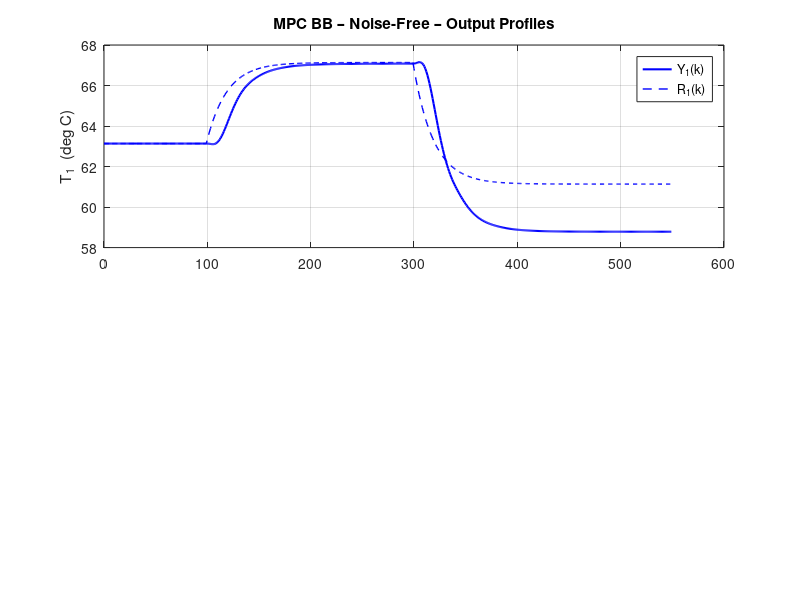

This chart was generated by the following MATLAB code: (Note: this script raises an error after producing the figure.)
clear all
close all
clc

global TCL

%% ── 0.  Load models ──────────────────────────────────────────────────────
load TCL_MechModel_Parameters.mat   % TCL struct (Ys, Us, R, Xs, Samp_T, C_mat, gama, phy)
load TCL_BlackBox_OE_SS.mat         % idmod struct

% Black-box model matrices (perturbation form, discrete time)
A  = idmod.phy;
B  = idmod.gama;
C  = idmod.C_mat;
D  = idmod.D_mat;
Ts = idmod.samp_T;   % 4 s

[n_op, n_st] = size(C);
[~,    n_ip] = size(B);

% Operating point from mechanistic model identification
Ys = TCL.Ys(:);   % 2x1 deg C
Us = TCL.Us(:);   % 2x1 %

fprintf('=== TCL Black-Box MPC ===\n');
fprintf('  State dim n_st = %d,  Inputs n_ip = %d,  Outputs n_op = %d\n', n_st, n_ip, n_op);
fprintf('  Operating point:  T1_ss = %.2f degC   T2_ss = %.2f degC\n', Ys(1), Ys(2));
fprintf('  Operating point:  H1_ss = %.2f %%      H2_ss = %.2f %%\n\n', Us(1), Us(2));

%% ── 1.  MPC Tuning Parameters ────────────────────────────────────────────
Np    = 15;                           % prediction horizon (samples)
Nc    = 5;                            % control horizon   (samples)

Wx    = diag([15.0,  15.0]);             % output tracking weight   (n_op x n_op)
Wu    = diag([0.1, 0.1]);             % absolute input weight    (n_ip x n_ip)
Wdelu = diag([1.0, 1.0]);             % input-move weight        (n_ip x n_ip)

fprintf('=== MPC Tuning ===\n');
fprintf('  Np = %d,  Nc = %d,  Ts = %g s\n', Np, Nc, Ts);
fprintf('  Wx    = diag([%.1f %.1f])\n', Wx(1,1), Wx(2,2));
fprintf('  Wu    = diag([%.2f %.2f])\n', Wu(1,1), Wu(2,2));
fprintf('  Wdelu = diag([%.1f %.1f])\n\n', Wdelu(1,1), Wdelu(2,2));

%% ── 2.  Kalman Filter Design ─────────────────────────────────────────────
Q_kf = 1e-3 * eye(n_st);
R_kf = TCL.R;                        % measurement noise covariance from PRBS

% Steady-state Kalman gain via DARE
[~, ~, L_kf] = dare(A', C', Q_kf, R_kf);
L_kf = L_kf';                        % n_st x n_op  observer gain

fprintf('Kalman gain L_kf computed (DARE).\n\n');

%% ── 3.  Steady-State Target Computation ────────────────────────────────
M_ss  = [(eye(n_st) - A), -B ; C, zeros(n_op, n_ip)];
rhs0  = zeros(n_st + n_op, 1);      % template; rhs(n_st+1:end) = delta_r

% Pre-invert (use pinv for robustness with black-box models)
M_ss_inv = pinv(M_ss);

fprintf('Steady-state target gain M_ss_inv pre-computed.\n\n');

%% ── 4.  Pre-compute MPC Gain Matrices ──────────────────────────────────

A_aug = [A, B; zeros(n_ip, n_st), eye(n_ip)];
B_aug = [B; eye(n_ip)];
C_aug = [C, zeros(n_op, n_ip)];

n_aug = n_st + n_ip;

% Build Psi (Np*n_op x n_aug) and Theta (Np*n_op x Nc*n_ip)
Psi   = zeros(Np*n_op, n_aug);
Theta = zeros(Np*n_op, Nc*n_ip);

A_aug_pow = eye(n_aug);
for i = 1:Np
    A_aug_pow       = A_aug_pow * A_aug;
    rows_i          = (i-1)*n_op + 1 : i*n_op;
    Psi(rows_i, :)  = C_aug * A_aug_pow;

    % Theta columns: column block j covers control move j
    for j = 1:min(i, Nc)
        rows_ij         = rows_i;
        cols_j          = (j-1)*n_ip + 1 : j*n_ip;
        A_aug_ij        = eye(n_aug);
        for ii = 1:i-j
            A_aug_ij = A_aug_ij * A_aug;
        end
        Theta(rows_ij, cols_j) = C_aug * A_aug_ij * B_aug;
    end
end

% Block-diagonal weight matrices over horizon
Wx_bar    = kron(eye(Np), Wx);
Wu_bar    = kron(eye(Nc), Wu);
Wdelu_bar = kron(eye(Nc), Wdelu);

H_qp  = Theta' * Wx_bar * Theta + Wdelu_bar;
K_mpc = (H_qp \ (Theta' * Wx_bar));         % Nc*n_ip x Np*n_op
K_mpc = K_mpc(1:n_ip, :);                   % keep only FIRST move block

fprintf('MPC gain matrices computed  (Np=%d, Nc=%d).\n\n', Np, Nc);

%% ── 5.  Experiment Timing (identical to PI servo files) ─────────────────
N        = 550;
k_warmup = 30;
k_settle = 100;
k_step1  = 101;
k_step2  = 301;

delta_r_step1 = [ +4; -2 ];
delta_r_step2 = [ -2; +4 ];

kT    = (0:N-1)';
t_sec = kT * Ts;

u_H = [100; 100] - Us;    % upper perturbation bound
u_L = [  0;   0] - Us;    % lower perturbation bound

fprintf('=== Experiment Timing ===\n');
fprintf('  N = %d samples,  Total = %.1f min\n', N, N*Ts/60);
fprintf('  Warm-up k=1..%d,  Settle k=%d..%d\n', k_warmup, k_warmup+1, k_settle);
fprintf('  Step1   k=%d..%d,  Step2 k=%d..%d\n\n', k_step1, k_step2-1, k_step2, N);

%  Plant_Sim = 0  →  nonlinear ODE via ode45  (DEFAULT — consistent with
%                     TCL_PI_ServoDesign_Simulation.m Plant_Sim=0)
%  Plant_Sim = 1  →  linear black-box SS model
Plant_Sim = 1;

if Plant_Sim == 0
    fprintf('Plant model: NONLINEAR ODE (ode45)  [default]\n\n');
else
    fprintf('Plant model: LINEAR black-box SS\n\n');
end

%% ── 6.  Filter Parameters (SAME as PI servo files) ──────────────────────
beta_r = 0.95;   phy_r = beta_r * eye(n_op);
alfa_e = 0.95;   phy_e = alfa_e * eye(n_op);

%% ── 7.  Run simulation for Noise_ON = 0 and 1 ───────────────────────────
for Noise_ON = 0:1

    if Noise_ON
        fprintf('\n====  Noisy Simulation  ====\n\n');
        rng(42);
        vk = mvnrnd(zeros(n_op,1), TCL.R, N)';
        fig_offset = 4;
        run_label  = 'Noisy';
    else
        fprintf('\n====  Noise-Free Simulation  ====\n\n');
        vk = zeros(n_op, N);
        fig_offset = 0;
        run_label  = 'Noise-Free';
    end

    % ── Allocate ─────────────────────────────────────────────────────────
    xk_hat = zeros(n_st, N);     % Kalman state estimate
    uk     = zeros(n_ip, N);     % input perturbation
    yk     = zeros(n_op, N);     % output perturbation (measured)
    rk_f   = zeros(n_op, N);     % filtered setpoint perturbation
    ek_f   = zeros(n_op, N);     % filtered error
    xs_k   = zeros(n_st, N);     % SS target state
    us_k   = zeros(n_ip, N);     % SS target input
    xk_true= zeros(n_st, N);     % true plant state perturbation (linear sim)

    u_prev = zeros(n_ip, 1);

    % ── Main loop ─────────────────────────────────────────────────────────
    for k = 1:N

        % ---- Setpoint schedule ------------------------------------------
        if k < k_step1
            rk = zeros(n_op, 1);
        elseif k < k_step2
            rk = delta_r_step1;
        else
            rk = delta_r_step2;
        end

        % ---- Setpoint filter --------------------------------------------
        if k == 1
            rk_f(:,k) = (eye(n_op) - phy_r) * rk;
        else
            rk_f(:,k) = phy_r * rk_f(:,k-1) + (eye(n_op) - phy_r) * rk;
        end

        % ---- Error and innovation filter --------------------------------
        raw_ek    = rk_f(:,k) - yk(:,k);
        if k == 1
            ek_f(:,k) = (eye(n_op) - phy_e) * raw_ek;
        else
            ek_f(:,k) = phy_e * ek_f(:,k-1) + (eye(n_op) - phy_e) * raw_ek;
        end

        % ---- Steady-state targets ---------------------------------------
        rhs      = [zeros(n_st,1); rk_f(:,k)];
        xus      = M_ss_inv * rhs;
        xs_k(:,k)= xus(1:n_st);
        us_k(:,k)= xus(n_st+1:end);

        % ---- Warm-up: heaters OFF ---------------------------------------
        if k <= k_warmup
            uk(:,k)  = zeros(n_ip,1);
            u_prev   = zeros(n_ip,1);
            xk_hat(:,k) = zeros(n_st,1);
        else
            % ---- Build augmented state ---------------------------------
            x_aug = [xk_hat(:,k); u_prev];

            % ---- Reference trajectory over horizon ---------------------
            R_vec = repmat(rk_f(:,k), Np, 1);   % constant reference hold

            % ---- Compute optimal first move ----------------------------
            du_opt = K_mpc * (R_vec - Psi * x_aug);

            % ---- New input perturbation --------------------------------
            u_new = u_prev + du_opt;

            % ---- Anti-windup clamp -------------------------------------
            u_new = min(max(u_new, u_L), u_H);

            uk(:,k) = u_new;
            u_prev  = u_new;
        end

        % ---- Plant update (linear black-box model) ---------------------
        if k < N
            if Plant_Sim == 0
                % Nonlinear ODE (consistent with PI servo simulation)
                TCL.Uk = TCL.Us + uk(:,k);
                [~, Xt] = ode45('TCL_Dynamics', [0 Ts], TCL.Xs + xk_true(:,k));
                xk_true(:,k+1) = Xt(end,:)' - TCL.Xs;
            else
                % Linear black-box SS model
                xk_true(:,k+1) = A * xk_true(:,k) + B * uk(:,k);
            end
            yk(:,k+1) = C * xk_true(:,k+1) + vk(:,k+1);

            % ---- Kalman update -----------------------------------------
            y_pred        = C * xk_hat(:,k);
            inno          = yk(:,k) - y_pred;
            xk_hat(:,k+1) = A * xk_hat(:,k) + B * uk(:,k) + L_kf * inno;
        end

    end % k loop

    % ── Absolute arrays ───────────────────────────────────────────────────
    Yk   = yk   + repmat(Ys, 1, N);
    Uk   = uk   + repmat(Us, 1, N);
    Rk_f = rk_f + repmat(Ys, 1, N);
    Xs_k = xs_k + repmat(TCL.Xs, 1, N);
    Us_k = us_k + repmat(Us, 1, N);

    % ── Steady-state heater check ─────────────────────────────────────────
    Uk_ss1 = mean(Uk(:, k_step2-20 : k_step2-1), 2);
    Uk_ss2 = mean(Uk(:, N-19 : N),               2);
    fprintf('Simulated SS heater values:\n');
    fprintf('  Step1: H1=%.1f%%  H2=%.1f%%\n', Uk_ss1(1), Uk_ss1(2));
    fprintf('  Step2: H1=%.1f%%  H2=%.1f%%\n', Uk_ss2(1), Uk_ss2(2));

    % ── FIGURE A – Output profiles ────────────────────────────────────────
    figure(fig_offset+1)
    clf
    subplot(211)
    plot(kT, Yk(1,:), 'b-', 'LineWidth',1.5), hold on
    plot(kT, Rk_f(1,:), 'b--', 'LineWidth',1.0)
    grid on
    ylabel('T_1  (deg C)')
    title(['MPC BB – ' run_label ' – Output Profiles'])
    legend('Y_1(k)', 'R_1(k)', 'Location','Best')
    xline(k_step1-1, 'k:', 'Step 1', 'LabelVerticalAlignment','bottom')
    xline(k_step2-1, 'k:', 'Step 2', 'LabelVerticalAlignment','bottom')

    subplot(212)
    plot(kT, Yk(2,:), 'r-', 'LineWidth',1.5), hold on
    plot(kT, Rk_f(2,:), 'r--', 'LineWidth',1.0)
    grid on
    xlabel('Sample k')
    ylabel('T_2  (deg C)')
    legend('Y_2(k)', 'R_2(k)', 'Location','Best')
    xline(k_step1-1, 'k:')
    xline(k_step2-1, 'k:')

    % ── FIGURE B – Input profiles ─────────────────────────────────────────
    figure(fig_offset+2)
    clf
    subplot(211)
    stairs(kT, Uk(1,:)', 'b-', 'LineWidth',1.5), hold on
    yline(5,  'k--', 'LineWidth',0.8)
    yline(80, 'k--', 'LineWidth',0.8)
    grid on
    ylabel('U_1(k)  (% heater)')
    title(['MPC BB – ' run_label ' – Heater Inputs'])
    legend('U_1(k)', 'Safety bounds', 'Location','Best')
    xline(k_step1-1, 'k:')
    xline(k_step2-1, 'k:')

    subplot(212)
    stairs(kT, Uk(2,:)', 'r-', 'LineWidth',1.5), hold on
    yline(5,  'k--', 'LineWidth',0.8)
    yline(80, 'k--', 'LineWidth',0.8)
    grid on
    xlabel('Sample k')
    ylabel('U_2(k)  (% heater)')
    legend('U_2(k)', 'Safety bounds', 'Location','Best')
    xline(k_step1-1, 'k:')
    xline(k_step2-1, 'k:')

    % ── FIGURE C – Filtered error ─────────────────────────────────────────
    figure(fig_offset+3)
    clf
    subplot(211)
    stairs(kT, ek_f(1,:)', 'b-', 'LineWidth',1.5), hold on
    yline(0, 'k--', 'LineWidth',0.8), grid on
    ylabel('e_{f,1}(k)  (deg C)')
    title(['MPC BB – ' run_label ' – Filtered Error e_f(k)'])
    xline(k_step1-1, 'k:')
    xline(k_step2-1, 'k:')

    subplot(212)
    stairs(kT, ek_f(2,:)', 'r-', 'LineWidth',1.5), hold on
    yline(0, 'k--', 'LineWidth',0.8), grid on
    xlabel('Sample k')
    ylabel('e_{f,2}(k)  (deg C)')
    xline(k_step1-1, 'k:')
    xline(k_step2-1, 'k:')

    % ── FIGURE D – SS targets xs(k) and us(k) ────────────────────────────
    figure(fig_offset+4)
    clf
    subplot(211)
    plot(kT, Xs_k(1,:), 'b-', 'LineWidth',1.5), hold on
    if n_st > 1
        plot(kT, Xs_k(2,:), 'r-', 'LineWidth',1.5)
    end
    grid on
    ylabel('x_s(k)  (deg C)')
    title(['MPC BB – ' run_label ' – SS Target States x_s(k)'])
    legend_str = arrayfun(@(i) sprintf('x_{s,%d}(k)',i), 1:n_st, 'UniformOutput',false);
    legend(legend_str{:}, 'Location','Best')
    xline(k_step1-1, 'k:')
    xline(k_step2-1, 'k:')

    subplot(212)
    stairs(kT, Us_k(1,:)', 'b-', 'LineWidth',1.5), hold on
    stairs(kT, Us_k(2,:)', 'r-', 'LineWidth',1.5)
    grid on
    xlabel('Sample k')
    ylabel('u_s(k)  (% heater)')
    title(['MPC BB – ' run_label ' – SS Target Inputs u_s(k)'])
    legend('u_{s,1}(k)', 'u_{s,2}(k)', 'Location','Best')
    xline(k_step1-1, 'k:')
    xline(k_step2-1, 'k:')

    % ── Save per-run results ──────────────────────────────────────────────
    if Noise_ON == 0
        save TCL_MPC_BB_SimResults_NoiseFree  kT t_sec Yk Uk Rk_f ek_f Xs_k Us_k
        fprintf('Saved: TCL_MPC_BB_SimResults_NoiseFree.mat\n');
    else
        save TCL_MPC_BB_SimResults_Noisy      kT t_sec Yk Uk Rk_f ek_f Xs_k Us_k
        fprintf('Saved: TCL_MPC_BB_SimResults_Noisy.mat\n');
    end

end  % Noise_ON loop

fprintf('\nAll simulations complete.\n');
